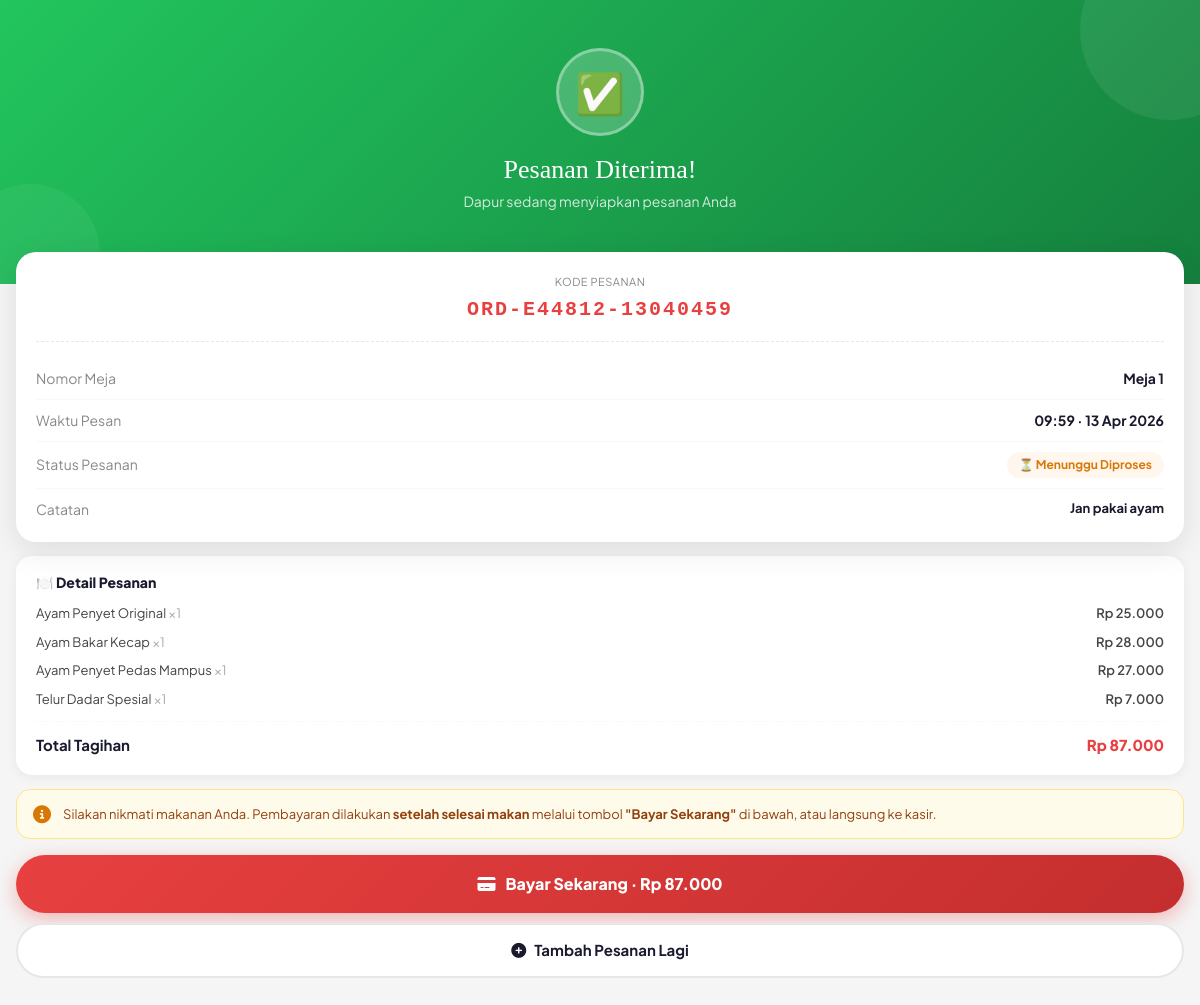
Page /sukses.php?kode=ORD-E44812-13040459 on the committed database.
### tables this page shows
CREATE TABLE `pesanan` (
  `id` int(11) NOT NULL,
  `kode_pesanan` varchar(20) NOT NULL,
  `nomor_meja` int(11) NOT NULL,
  `nama_pelanggan` varchar(100) DEFAULT 'Pelanggan',
  `catatan` text DEFAULT NULL,
  `total_harga` int(11) DEFAULT 0,
  `tanggal` datetime DEFAULT current_timestamp(),
  `status` enum('pending','diproses','selesai','dibatalkan') DEFAULT 'pending',
  `metode_bayar` enum('cash','qris','transfer') DEFAULT NULL,
  `status_bayar` enum('belum_bayar','lunas') DEFAULT 'belum_bayar',
  `jumlah_bayar` int(11) DEFAULT 0,
  `kembalian` int(11) DEFAULT 0,
  `waktu_bayar` datetime DEFAULT NULL,
  `bukti_qris` varchar(255) DEFAULT NULL,
  `status_verifikasi` enum('menunggu','terverifikasi','ditolak') DEFAULT NULL
);

CREATE TABLE `detail_pesanan` (
  `id` int(11) NOT NULL,
  `id_pesanan` int(11) NOT NULL,
  `id_menu` int(11) NOT NULL,
  `nama_menu` varchar(150) NOT NULL,
  `harga` int(11) NOT NULL,
  `jumlah` int(11) NOT NULL,
  `subtotal` int(11) NOT NULL
);

### koneksi.php (called while the page is built, shortened)
<?php
$conn = new mysqli(DB_HOST, DB_USER, DB_PASS, DB_NAME);
$conn->set_charset('utf8mb4');
function formatRupiah($angka) {
    return 'Rp ' . number_format($angka, 0, ',', '.');
}
function sanitize($data) {
    global $conn;
    $data = trim($data);
    $data = stripslashes($data);
    $data = htmlspecialchars($data);
    return $conn->real_escape_string($data);
}
?>

### sukses.php (the view, shortened to what this page needs)
<?php
require_once 'koneksi.php';
$kode       = sanitize($_GET['kode'] ?? '');
$nomor_meja = (int)($_GET['meja'] ?? 0);
$pesanan = null;
$details = [];
if ($kode) {
    $stmt = $conn->prepare("SELECT * FROM pesanan WHERE kode_pesanan = ?");
    $stmt->bind_param('s', $kode);
    $stmt->execute();
    $pesanan = $stmt->get_result()->fetch_assoc();
    if ($pesanan) {
        $stmt2 = $conn->prepare("SELECT * FROM detail_pesanan WHERE id_pesanan = ?");
        $stmt2->bind_param('i', $pesanan['id']);
        $stmt2->execute();
        $r = $stmt2->get_result();
        while ($row = $r->fetch_assoc()) $details[] = $row;
    }
}
?>
<!DOCTYPE html>
<html lang="id">
<head>
    <link href="https://cdn.jsdelivr.net/npm/bootstrap@5.3.0/dist/css/bootstrap.min.css" rel="stylesheet">
    <link href="https://cdnjs.cloudflare.com/ajax/libs/font-awesome/6.4.0/css/all.min.css" rel="stylesheet">
</head>
<body>
<?php if ($pesanan): ?>
<div class="hero">
    <div class="checkmark">✅</div>
    <h1>Pesanan Diterima!</h1>
    <p>Dapur sedang menyiapkan pesanan Anda</p>
</div>
<div class="order-card">
    <div class="kode-wrap">
        <p class="kode-label">Kode Pesanan</p>
        <p class="kode-val"><?= htmlspecialchars($pesanan['kode_pesanan']) ?></p>
    </div>
    <div class="info-row">
        <span class="info-lbl">Nomor Meja</span>
        <span class="info-val">Meja <?= $pesanan['nomor_meja'] ?></span>
    </div>
    <div class="info-row">
        <span class="info-lbl">Waktu Pesan</span>
        <span class="info-val"><?= date('H:i · d M Y', strtotime($pesanan['tanggal'])) ?></span>
    </div>
    <div class="info-row">
        <span class="info-lbl">Status Pesanan</span>
        <span class="pending-badge">⏳ Menunggu Diproses</span>
    </div>
    <?php if ($pesanan['catatan']): ?>
    <div class="info-row">
        <span class="info-lbl">Catatan</span>
        <span class="info-val" style="text-align:right;max-width:200px;font-size:13px">
            <?= htmlspecialchars($pesanan['catatan']) ?>
        </span>
    </div>
    <?php endif; ?>
</div>
<div class="detail-card">
    <h3 class="detail-title">🍽️ Detail Pesanan</h3>
    <?php foreach ($details as $d): ?>
    <div class="detail-row">
        <span><?= htmlspecialchars($d['nama_menu']) ?> <span style="color:#aaa">×<?= $d['jumlah'] ?></span></span>
        <span style="font-weight:600"><?= formatRupiah($d['subtotal']) ?></span>
    </div>
    <?php endforeach; ?>
    <hr class="detail-divider">
    <div class="detail-total">
        <span class="detail-total-lbl">Total Tagihan</span>
        <span class="detail-total-val"><?= formatRupiah($pesanan['total_harga']) ?></span>
    </div>
</div>
<div class="info-notice">
    <i class="fas fa-info-circle"></i>
    <p>Silakan nikmati makanan Anda. Pembayaran dilakukan <strong>setelah selesai makan</strong> melalui tombol <strong>"Bayar Sekarang"</strong> di bawah, atau langsung ke kasir.</p>
</div>
<div class="action-wrap">
    <a href="payment.php?kode=<?= urlencode($pesanan['kode_pesanan']) ?>&meja=<?= $nomor_meja ?>"
       class="btn-bayar">
        <i class="fas fa-credit-card"></i>
        Bayar Sekarang · <?= formatRupiah($pesanan['total_harga']) ?>
    </a>
    <a href="index.php?meja=<?= $nomor_meja ?>" class="btn-tambah">
        <i class="fas fa-plus-circle"></i>
        Tambah Pesanan Lagi
    </a>
</div>
<?php endif; ?>
</body>
</html>

### sukses.php (style rules this page uses)
:root { --primary: #E84040; --primary-dark: #C42E2E; --dark: #1A1A2E; --success: #22C55E; --bg: #F5F5F5; --border: #E5E7EB; }
* { box-sizing: border-box; }
body { font-family: 'Plus Jakarta Sans', sans-serif; background: var(--bg); margin: 0; min-height: 100vh; padding-bottom: 32px; }
.hero { background: linear-gradient(135deg, var(--success) 0%, #15803D 100%); padding: 48px 24px 72px; text-align: center; position: relative; overflow: hidden; }
.hero::before { content: ''; position: absolute; top: -60px; right: -60px; width: 180px; height: 180px; background: rgba(255,255,255,0.07); border-radius: 50%; }
.hero::after { content: ''; position: absolute; bottom: -40px; left: -40px; width: 140px; height: 140px; background: rgba(255,255,255,0.05); border-radius: 50%; }
.checkmark { width: 88px; height: 88px; background: rgba(255,255,255,0.2); border-radius: 50%; display: flex; align-items: center; justify-content: center; margin: 0 auto 18px; font-size: 40px; border: 3px solid rgba(255,255,255,0.35); animation: popIn .5s cubic-bezier(.175,.885,.32,1.275) both; position: relative; z-index: 1; }
.hero h1 { font-family: 'Playfair Display', serif; font-size: 26px; color: white; margin: 0 0 6px; position: relative; z-index: 1; }
.hero p { color: rgba(255,255,255,0.8); font-size: 14px; margin: 0; position: relative; z-index: 1; }
.order-card { margin: -32px 16px 14px; background: white; border-radius: 20px; padding: 22px 20px; box-shadow: 0 8px 32px rgba(0,0,0,0.1); position: relative; z-index: 10; }
.kode-wrap { text-align: center; padding-bottom: 16px; border-bottom: 1.5px dashed var(--border); margin-bottom: 16px; }
.kode-label { font-size: 11px; color: #888; margin: 0 0 4px; letter-spacing: .5px; text-transform: uppercase; }
.kode-val { font-size: 20px; font-weight: 800; color: var(--primary); letter-spacing: 2px; font-family: monospace; margin: 0; }
.info-row { display: flex; justify-content: space-between; align-items: center; padding: 10px 0; border-bottom: 1px solid #F8F8F8; font-size: 14px; }
.info-row:last-child { border: none; padding-bottom: 0; }
.info-lbl { color: #888; }
.info-val { font-weight: 700; color: var(--dark); }
.pending-badge { background: #FFF7ED; color: #D97706; border-radius: 50px; padding: 4px 12px; font-size: 12px; font-weight: 700; }
.detail-card { margin: 0 16px 14px; background: white; border-radius: 16px; padding: 18px 20px; box-shadow: 0 2px 12px rgba(0,0,0,0.06); }
.detail-title { font-size: 14px; font-weight: 800; color: var(--dark); margin: 0 0 14px; }
.detail-row { display: flex; justify-content: space-between; font-size: 13px; color: #444; margin-bottom: 9px; }
.detail-divider { border: none; border-top: 1.5px dashed var(--border); margin: 12px 0; }
.detail-total { display: flex; justify-content: space-between; font-size: 15px; }
.detail-total-lbl { font-weight: 700; color: var(--dark); }
.detail-total-val { font-weight: 800; color: var(--primary); }
.info-notice { margin: 0 16px 16px; background: #FFFBEB; border: 1.5px solid #FDE68A; border-radius: 14px; padding: 14px 16px; display: flex; gap: 12px; align-items: flex-start; }
.info-notice i { color: #D97706; font-size: 18px; margin-top: 1px; flex-shrink: 0; }
.info-notice p { margin: 0; font-size: 13px; color: #92400E; line-height: 1.55; }
.action-wrap { margin: 0 16px 24px; display: flex; flex-direction: column; gap: 10px; }
.btn-bayar { display: flex; align-items: center; justify-content: center; gap: 10px; background: linear-gradient(135deg, var(--primary), var(--primary-dark)); color: white; border-radius: 50px; padding: 17px; font-size: 16px; font-weight: 800; text-decoration: none; box-shadow: 0 6px 20px rgba(232,64,64,0.35); transition: all .2s; }
.btn-tambah { display: flex; align-items: center; justify-content: center; gap: 8px; background: white; color: var(--dark); border: 2px solid var(--border); border-radius: 50px; padding: 14px; font-size: 15px; font-weight: 700; text-decoration: none; transition: all .2s; }

### rows in the picture
pesanan: kode_pesanan "ORD-E44812-13040459", nomor_meja "1", tanggal "09:59 · 13 Apr 2026", catatan "Jan pakai ayam", total_harga "Rp 87.000"
detail_pesanan: nama_menu "Ayam Penyet Original", jumlah "1", subtotal "Rp 25.000"
detail_pesanan: nama_menu "Ayam Bakar Kecap", jumlah "1", subtotal "Rp 28.000"
detail_pesanan: nama_menu "Ayam Penyet Pedas Mampus", jumlah "1", subtotal "Rp 27.000"
detail_pesanan: nama_menu "Telur Dadar Spesial", jumlah "1", subtotal "Rp 7.000"
